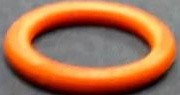
#> input picture crop_img.jpg, 180 x 95 px, given in place of the camera
$ python vision22.py
#> lines starting #> are read from the running program, lines starting #| are printed output that depends on the picture
### util/config.py
import json
import os
from util.logger import Logger

config_logger = Logger("Configs")

CONFIG_FILE_PATH = "config.json"

loaded_config = {}
if not os.path.exists(CONFIG_FILE_PATH):
    with open(CONFIG_FILE_PATH, 'w') as config_file:
        json.dump({}, config_file)
    config_logger.Warn("Couldn't find existing config file")
with open(CONFIG_FILE_PATH, 'r') as config_file:
#> (reads config.json from the repository)
    loaded_config = json.load(config_file)
    config_logger.Log(f"Loaded config: {loaded_config}")

def save_config() -> None:
    global loaded_config
    with open(CONFIG_FILE_PATH, 'w') as config_file:
        config_logger.Log(f"Saving configurations")
        json.dump(loaded_config, config_file)

class Config:
    # Type 0: String, 1: Int, 2: Float
    def __init__(self, category: str, key: str, typev: int, value: str):
        global config_logger

        self.category = category
        self.key = key
        self.typev = typev

        representation = loaded_config.get(category, {}).get(key, {})
        stored_type = representation.get("type", -1)
        if stored_type == -1:
            config_logger.Warn("Couldn't find preference {category}.{key}")
            self.value = value
            self.save()
        elif stored_type != typev:
            config_logger.Warn(f"Type mismatch for {category}.{key}: {typev} != {representation.get('type', -1)}")
            self.value = value
            self.save()
        else:
            self.value = representation.get("value", value)

    def save(self) -> None:
        loaded_config[self.category] = loaded_config.get(self.category, {})
        loaded_config[self.category][self.key] = {"value": self.value, "type": self.typev}
        save_config()

    def valueString(self) -> str:
        return self.value
    def valueInt(self) -> int:
        global config_logger
        try:
            return int(self.value)
        except:
            config_logger.Error(f"Couldn't convert {self.category}.{self.key} to int")
            return 0
    # [25 lines left out: functions valueFloat, setFloat, setInt, not called in this run]

    def __str__(self):
        return f"{self.category}.{self.key}: {self.value}"
    def __repr__(self):
        return str(self)

class ConfigCategory:
    def __init__(self, category: str):
        self.category = category

    def getStringConfig(self, key: str, value: str) -> Config:
        return Config(self.category, key, 0, value)
    def getIntConfig(self, key: str, value: int) -> Config:
        return Config(self.category, key, 1, str(value))
    def getFloatConfig(self, key: str, value: float) -> Config:
        return Config(self.category, key, 2, str(value))

### util/logger.py
from time import time

zero_time = time()

class Logger:
    LOGGING_ENABLED = True

    def __init__(self, name):
        self.name = name

    @staticmethod
    def get_time() -> float:
        global zero_time
        return time() - zero_time
    @staticmethod
    def format_time(num_dp: int = 1) -> str:
        return f"{round(Logger.get_time(), num_dp)}s"


    def Log(self, message: str) -> None:
        if not self.LOGGING_ENABLED: return
        print(f"LOG {Logger.get_time()} [{self.name}] {message}")
    def Warn(self, message: str) -> None:
        if not self.LOGGING_ENABLED: return
        print(f"WARN {Logger.get_time()} [{self.name}] {message}")
    def Error(self, message: str) -> None:
        if not self.LOGGING_ENABLED: return
        print(f"ERROR {Logger.get_time()} [{self.name}] {message}")

### localization/vision22.py
from util.config import ConfigCategory, Config
import math
import time
import cv2
import numpy as np

pref_category = ConfigCategory(f"vision22")

VISION_L_H = pref_category.getIntConfig("VISION_L_H", 79)
VISION_L_S = pref_category.getIntConfig("VISION_L_S", 103)
VISION_L_V = pref_category.getIntConfig("VISION_L_V", 51)
VISION_U_H = pref_category.getIntConfig("VISION_U_H", 101)
VISION_U_S = pref_category.getIntConfig("VISION_U_S", 255)
VISION_U_V = pref_category.getIntConfig("VISION_U_V", 255)
MIN_AREA = pref_category.getIntConfig("MIN_AREA", 934)
ECCENTRICITY = pref_category.getFloatConfig("ECCENTRICITY", 0.51)
PERCENTAGE = pref_category.getFloatConfig("PERCENTAGE", 0.7)


# [112 lines left out: functions fit_ellipse, cart_to_pol, get_ellipse_pts, not called in this run]


def draw_point(image, x, y):
    cv2.circle(image, (int(x), int(y)), 3, (0, 0, 255), -1)


def draw_point_2(image, x, y):
    cv2.circle(image, (int(x), int(y)), 2, (0, 255, 0), -1)


# [59 lines left out: function ellipse_detect, not called in this run]


def runPipeline(frame):
    global VISION_L_H, VISION_L_S, VISION_L_V, VISION_U_H, VISION_U_S, VISION_U_V, MIN_AREA, ECCENTRICITY, PERCENTAGE
    ksize = 21
    frame = cv2.GaussianBlur(frame, (ksize, ksize), 0)
    try:
        img_hsv = cv2.cvtColor(frame, cv2.COLOR_BGR2HSV)
        # upper =  np.array([90, 200, 255], dtype = np.uint8)
        # lower = np.array([75, 75, 0], dtype = np.uint8)

        lower = np.array(
            [VISION_L_H.valueInt(), VISION_L_S.valueInt(), VISION_L_V.valueInt()],
            dtype=np.uint8,
        )
        upper = np.array(
            [VISION_U_H.valueInt(), VISION_U_S.valueInt(), VISION_U_V.valueInt()],
            dtype=np.uint8,
        )

        img_threshold = cv2.inRange(img_hsv, lower, upper)
        img_threshold = cv2.GaussianBlur(img_threshold, (ksize, ksize), 0)

        img_threshold[img_threshold > 10] = 255

        # cv2.imshow("threshold.jpg", img_threshold)

        contours, _ = cv2.findContours(
            img_threshold, cv2.RETR_LIST, cv2.CHAIN_APPROX_SIMPLE
        )

        ellipses = []

        img_threshold_3c = cv2.cvtColor(img_threshold, cv2.COLOR_GRAY2BGR)
        frame = cv2.addWeighted(frame, 0.6, img_threshold_3c, 0.4, 0)

        for contour in contours:
            tx, ty, rx = ellipse_detect(frame, img_threshold, contour)
            if ty > 0.0:  # Check that circle is valid
                ellipses.append([tx, ty, rx])

        return frame, ellipses
    except:
        return frame, []


if __name__ == "__main__":
    cap = cv2.VideoCapture(0)
    # create_sliders()

    ctr = 0

    while True:
        ret, img = cap.read()
#> img is the input picture: shape (95, 180, 3); mean B, G, R 79.1, 114.1, 169.7
        if not ret:
            break

        t_start = time.time_ns()

        img = cv2.GaussianBlur(img, (101, 101), 0)
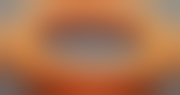
#> img: shape (95, 180, 3); mean B, G, R 78.7, 114.1, 170.4

        processed_img, ellipses = runPipeline(img)
#> in runPipeline, `img_hsv = cv2.cvtColor(frame, cv2.COLOR_BGR2HSV)`: img_hsv: shape (95, 180, 3); mean H, S, V 11.6, 135.4, 170.4
#> in runPipeline, `img_threshold = cv2.inRange(img_hsv, lower, upper)`: img_threshold: shape (95, 180); every value is 0
#> in runPipeline, `contours, _ = cv2.findContours( img_threshold, cv2.RETR_LIST, cv2.CHAI..`: contours = []
#> in runPipeline, `img_threshold_3c = cv2.cvtColor(img_threshold, cv2.COLOR_GRAY2BGR)`: img_threshold_3c: shape (95, 180, 3); every value is 0
#> in runPipeline, `frame = cv2.addWeighted(frame, 0.6, img_threshold_3c, 0.4, 0)`:
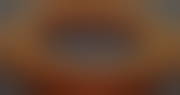
#> frame: shape (95, 180, 3); mean of channels 0, 1, 2 47.2, 68.5, 102.2; drawn as B, G, R
#> ellipses = []

        if ctr == 50:
            print("FPS: ", 1e9 / (time.time_ns() - t_start))
            ctr = 0
        ctr += 1

        cv2.imshow("output", processed_img)

        if cv2.waitKey(1) & 0xFF == ord("q"):
#> (key q is pressed here)
            break

    cap.release()
    cv2.destroyAllWindows()
